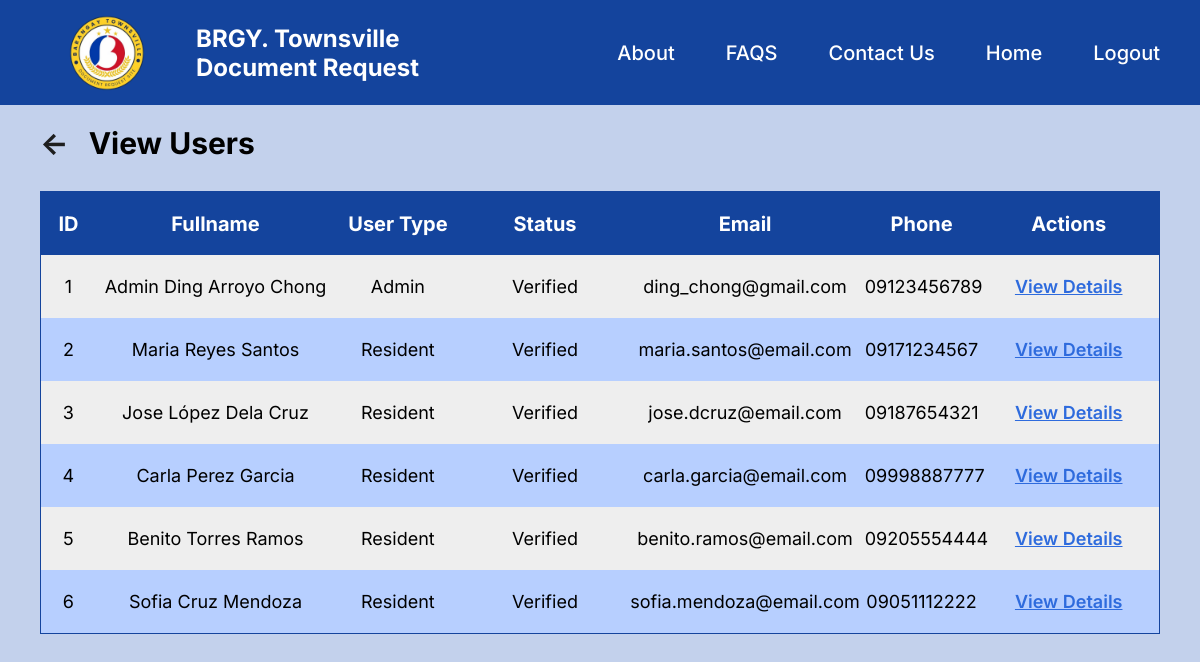
Screenshot of /view_users.php (signed in) with the database file from the repository.
### tables this page shows
CREATE TABLE Users(
	id INT NOT NULL AUTO_INCREMENT PRIMARY KEY,
    givenname VARCHAR(255) NOT NULL,
    surname VARCHAR(255) NOT NULL,
    middlename VARCHAR(255) NOT NULL,
    email VARCHAR(255) NOT NULL,
    password VARCHAR(255) NOT NULL,
    phone VARCHAR(255) NOT NULL,
    address VARCHAR(255) NOT NULL,
    sex ENUM('Female', 'Male') NOT NULL,
    birthdate DATE NOT NULL,
    is_verified TINYINT NOT NULL DEFAULT 0,
    type ENUM('admin', 'user') NOT NULL DEFAULT 'user',
    upload_id varchar(255),
    registerdate DATETIME NOT NULL DEFAULT CURRENT_TIMESTAMP(),
    comment VARCHAR(255) DEFAULT NULL
);

### view_users.php (the view, shortened to what this page needs)
<?php
include "db.php";
$sql = "SELECT id, givenname, surname, middlename, email, phone, is_verified, type
        FROM Users ORDER BY id ASC";
$result = $conn->query($sql);
?>
<!DOCTYPE html>
<html lang="en">
<head>
    <link rel="stylesheet" href="style.css">
</head>
<body>
<header class="main-header">
    <div class="logo">
        <img src="./images/logo.png">
        <div>
            <h4>BRGY. Townsville</h4>
            <h4>Document Request</h4>
        </div>
    </div>
    <nav class="navigation-menu">
        <ul>
            <li>About</li>
            <li>FAQS</li>
            <li>Contact Us</li>
            <li><a href="admin_dashboard.php">Home</a></li>
            <li><a href="logout.php">Logout</a></li>
        </ul>
    </nav>
</header>
<div class="main-dashboard">
    <div class="page-container">
        <h2><a href="admin_dashboard.php"><b><-</b></a></h2>
        <h2>View Users</h2>
    </div>
    <div class="table-container user">
    <table class="approval user">
        <tr class="top-table">
            <th class="spacer-id">ID</th>
            <th class="spacer-name">Fullname</th>
            <th class="spacer-type">User Type</th>
            <th class="spacer-status">Status</th>
            <th class="spacer-email">Email</th>
            <th class="spacer-phone">Phone</th>
            <th class="spacer-actions">Actions</th>
        </tr>
        <?php
        if ($result && $result->num_rows > 0):
            while ($row = $result->fetch_assoc()):
                $fullname = $row["givenname"] . " " . $row["middlename"] . " " . $row["surname"];
                $status = $row['is_verified'] == 1 ? "Verified" : "Unverified";
                $userType = ($row['type'] == "admin") ? "Admin" : "Resident";
        ?>
        <tr>
            <td><?= $row['id'] ?></td>
            <td><?= htmlspecialchars($fullname) ?></td>
            <td><?= $userType ?></td>
            <td><?= $status ?></td>
            <td><?= htmlspecialchars($row['email']) ?></td>
            <td><?= htmlspecialchars($row['phone']) ?></td>
            <td>
                    <a href="view_user_details.php?id=<?= $row['id'] ?>" class="text-blue">
                        View Details
                    </a>
            </td>
        </tr>
        <?php
            endwhile;
        else:
            echo "<tr><td colspan='7'>No users found.</td></tr>";
        endif;
        ?>
    </table>
    </div>
</div>
</body>
</html>

### style.css (style rules this page uses)
* { margin:0; padding:0; box-sizing: border-box; font-family: 'Inter'; }
:root { --main-bg:#C3D1EC; --container-bg:#E0E7F5; --header-color:#14449D; --warning:#D4A5B2; }
body { background-color: var(--main-bg); height:auto; }
.main-header { height: 105px; display: flex; background-color: var(--header-color); padding: 10px; align-items: center; justify-content: space-between; color: white; }
.main-header h4 { font-size: 24px; }
.logo { margin-left:47px; display: flex; align-items: center; gap: 47px; }
.logo img { width: 100px; height: 100px; margin-right: -8px; }
.navigation-menu { display: flex; justify-content: flex-end; padding: 15px 30px; }
.navigation-menu ul { list-style: none; display: flex; gap: 51px; }
.navigation-menu ul li { font-size: 20px; font-weight: 500; }
.navigation-menu ul li a { text-decoration: none; color: white; }
.main-dashboard { display:flex; justify-content: center; margin:0; padding:20px 40px 40px; flex-direction: column; }
.main-dashboard h2 { margin-bottom:10px; font-size: 30px; }
.top-table th { background-color:var(--header-color); color:white; font-size:20px; height:63px; text-align: left; padding-left:50px; position: sticky; top:0; }
.approval { width: 100%; table-layout: fixed; border-collapse: separate; border-spacing: 0; border: 1px solid var(--header-color); font-size:18px; }
.approval th, .approval td { padding: 4px; height:63px; text-align:center; }
.approval tr:nth-child(odd) { background-color: #B7CFFF; }
.approval tr:nth-child(even) { background-color: #EEEEEE; }
.table-container { width: 100%; height: 500px; overflow-y: auto; overflow-x: hidden; }
.page-container { display: flex; }
.page-container a { padding-right: 20px; text-decoration: none; color:#1E1E1E; }
.page-container h2 { margin-bottom: 30px; }
.text-blue { color: #2E6BDD; font-weight: 600; }
.approval.user td { padding-left:0px; text-align: center; }
.table-container.user th { text-align:center; padding-left:0px; }
.spacer-id { width: 5%; }
.spacer-name { width: 20%; }
.spacer-type { width:11%; }
.spacer-status { width: 14%; }
.spacer-email { width: 20%; }
.spacer-phone { width: 10%; }
.spacer-actions { width: 15%; }

### rows the page displays
users: id "1", fullname "Admin Ding Arroyo Chong", type "Admin", is_verified "Verified", email "ding_chong@gmail.com", phone "09123456789"
users: id "2", fullname "Maria Reyes Santos", type "Resident", is_verified "Verified", email "maria.santos@email.com", phone "09171234567"
users: id "3", fullname "Jose López Dela Cruz", type "Resident", is_verified "Verified", email "jose.dcruz@email.com", phone "09187654321"
users: id "4", fullname "Carla Perez Garcia", type "Resident", is_verified "Verified", email "carla.garcia@email.com", phone "09998887777"
users: id "5", fullname "Benito Torres Ramos", type "Resident", is_verified "Verified", email "benito.ramos@email.com", phone "09205554444"
users: id "6", fullname "Sofia Cruz Mendoza", type "Resident", is_verified "Verified", email "sofia.mendoza@email.com", phone "09051112222"
